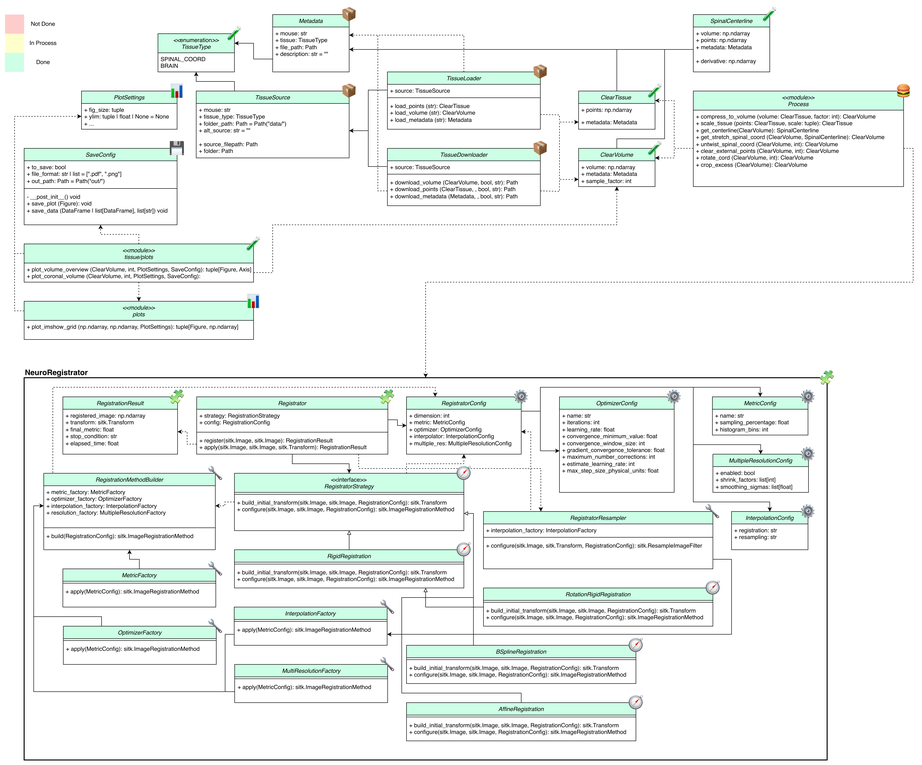
#> input picture images/class_uml.png, 922 x 765 px, shrunk from 7716 x 6404 before the run
$ python -i inspect_untwist.py   (imports and definitions only)
#> lines starting #> are read from the running program, lines starting #| are printed output that depends on the picture
# ================================================================
# 0. Section: IMPORTS
# ================================================================
import numpy as np
from matplotlib import pyplot as plt

from PIL import Image
from pathlib import Path
from reportlab.pdfgen import canvas
from reportlab.lib.pagesizes import A4
from clearbrain.tissue import TissueType
from reportlab.lib.utils import ImageReader
from clearbrain.data import TissueLoader, TissueSource


# ================================================================
# 1. Section: INPUTS
# ================================================================
DATA_FOLDER: Path = Path("data")
MOUSE: str = "32B"
# [1 line that did not run here, left out]


# ================================================================
# 2. Section: FUNCTIONS
# ================================================================
def _to_pil_image(img: np.ndarray) -> Image.Image:
    # Remove singleton dimensions
    img = np.squeeze(img)

    # Normalize floats or non-uint8 arrays to uint8
    if img.dtype != np.uint8:
        img = img.astype(np.float32)
        min_val = np.nanmin(img)
        max_val = np.nanmax(img)

        if max_val > min_val:
            img = (img - min_val) / (max_val - min_val)
        else:
            img = np.zeros_like(img)

        img = (255 * img).clip(0, 255).astype(np.uint8)

    # Grayscale: H x W
    if img.ndim == 2:
        return Image.fromarray(img, mode="L").convert("RGB")

    # RGB / RGBA: H x W x C
    if img.ndim == 3:
        if img.shape[-1] == 1:
            return Image.fromarray(img[..., 0], mode="L").convert("RGB")
        if img.shape[-1] == 3:
            return Image.fromarray(img, mode="RGB")
        if img.shape[-1] == 4:
            return Image.fromarray(img, mode="RGBA").convert("RGB")

    raise ValueError(f"Unsupported image shape: {img.shape}")


# [58 lines left out: function images_to_grid_pdf, not called in this run]


# ================================================================
# 3. Section: MAIN
# ================================================================
# [45 lines not run here, left out]

>>> import cv2
>>> picture = cv2.imread('../../images/class_uml.png', cv2.IMREAD_GRAYSCALE)
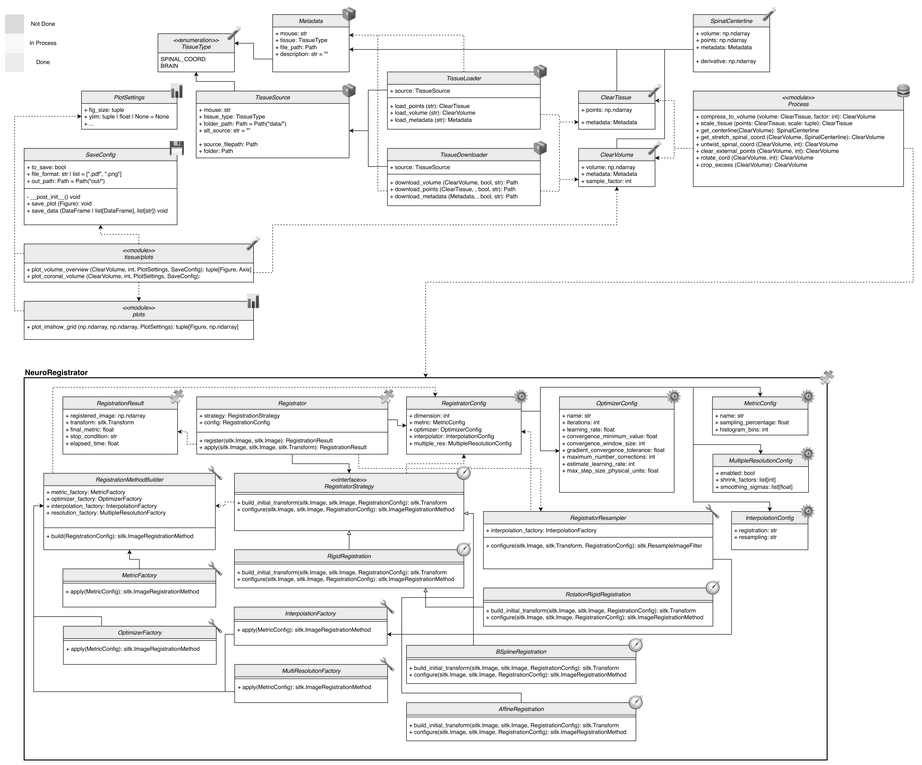
#> picture: shape (765, 922); min 0, max 255, mean 241.8
>>> result = _to_pil_image(picture)
